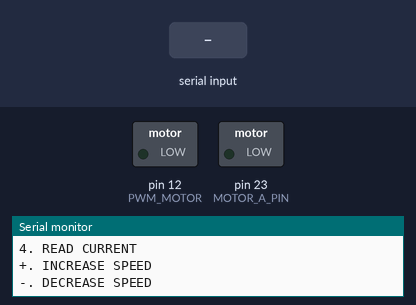
Bench run of a sketch on a simulated Arduino Mega 2560, built with avr-gcc and run on an emulated ATmega2560. Parts: switched loads named in the sketch (green lamp = pin HIGH), the last lines printed to the serial monitor. Inputs (shaded band) come from the test bench. Pins used as bus, display or sensor lines are not drawn.

Above: at 1.2 s.
1.3 s: "2" received over Serial
At 1.6 s:
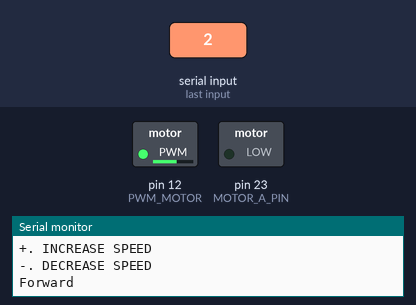
2.8 s: "3" received over Serial
At 4.0 s:
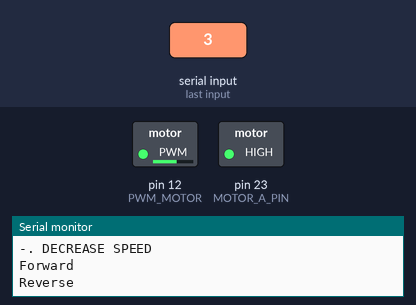
4.3 s: "1" received over Serial
At 5.1 s:
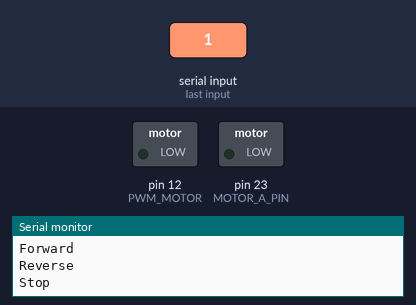
5.8 s: "+" received over Serial
At 6.3 s:
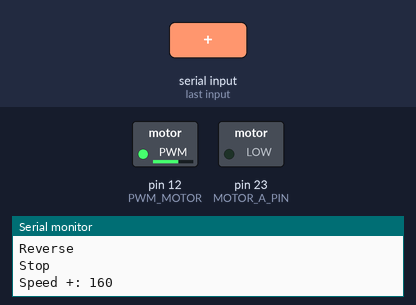
Timing chart, 0 to 8.3 s (numbered marks = the images above; inputs shaded):
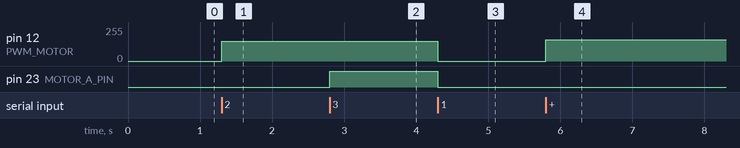

Measured:
- after the input at 1.3 s, pin 12 (PWM_MOTOR): 0/255 → 150/255 at once
- after the input at 2.8 s, pin 23 (MOTOR_A_PIN): LOW → HIGH at once
- after the input at 4.3 s, pin 12 (PWM_MOTOR): 150/255 → 0/255 at once; pin 23 (MOTOR_A_PIN): HIGH → LOW at once
- after the input at 5.8 s, pin 12 (PWM_MOTOR): 0/255 → 160/255 at once

The sketch:

Monster_Motor_Driver.ino
```cpp
// This work is based on Tutorial for Monster Motor Shield VNH2SP30:
// https://www.instructables.com/Monster-Motor-Shield-VNH2SP30/

#include <Wire.h>

#define BRAKE 0
#define CW 1
#define CCW 2

//MOTOR
#define MOTOR_A_PIN 23
#define MOTOR_B_PIN 0

#define PWM_MOTOR 12

short usSpeed = 150; //default motor speed
unsigned short usMotor_Status = BRAKE;

void setup()
{
  pinMode(MOTOR_A_PIN, OUTPUT);
  pinMode(MOTOR_B_PIN, OUTPUT);
  pinMode(PWM_MOTOR, OUTPUT);

  Serial.begin(9600); // Initiates the serial to do the monitoring
  Serial.println("Begin motor control");
  Serial.println(); //Print function list for user selection
  Serial.println("Enter number for control option:");
  Serial.println("1. STOP");
  Serial.println("2. FORWARD");
  Serial.println("3. REVERSE");
  Serial.println("4. READ CURRENT");
  Serial.println("+. INCREASE SPEED");
  Serial.println("-. DECREASE SPEED");
  Serial.println();
}

void loop()
{
  char user_input;

  while (Serial.available())
  {
    user_input = Serial.read(); //Read user input and trigger appropriate function

    if (user_input == '1')
    {
      Stop();
    }
    else if (user_input == '2')
    {
      Forward();
    }
    else if (user_input == '3')
    {
      Reverse();
    }
    else if (user_input == '+')
    {
      IncreaseSpeed();
    }
    else if (user_input == '-')
    {
      DecreaseSpeed();
    }
    else
    {
      Serial.println("Invalid option entered.");
    }
  }
}

void Stop()
{
  Serial.println("Stop");
  usMotor_Status = BRAKE;
  motorGo(usMotor_Status, 0);
}

void Forward()
{
  Serial.println("Forward");
  usMotor_Status = CW;
  motorGo(usMotor_Status, usSpeed);
}

void Reverse()
{
  Serial.println("Reverse");
  usMotor_Status = CCW;
  motorGo(usMotor_Status, usSpeed);
}

void IncreaseSpeed()
{
  usSpeed = usSpeed + 10;
  if (usSpeed > 255)
  {
    usSpeed = 255;
  }

  Serial.print("Speed +: ");
  Serial.println(usSpeed);

  motorGo(usMotor_Status, usSpeed);
}

void DecreaseSpeed()
{
  usSpeed = usSpeed - 10;
  if (usSpeed < 0)
  {
    usSpeed = 0;
  }

  Serial.print("Speed -: ");
  Serial.println(usSpeed);

  motorGo(usMotor_Status, usSpeed);
}

void motorGo(uint8_t direct, uint8_t pwm) //Function that controls the variables: motor(0 ou 1), direction (cw ou ccw) e pwm (entra 0 e 255);
{
  if (direct == CW)
  {
    digitalWrite(MOTOR_A_PIN, LOW);
    digitalWrite(MOTOR_B_PIN, HIGH);
  }
  else if (direct == CCW)
  {
    digitalWrite(MOTOR_A_PIN, HIGH);
    digitalWrite(MOTOR_B_PIN, LOW);
  }
  else
  {
    digitalWrite(MOTOR_A_PIN, LOW);
    digitalWrite(MOTOR_B_PIN, LOW);
  }

  analogWrite(PWM_MOTOR, pwm);
}
```
